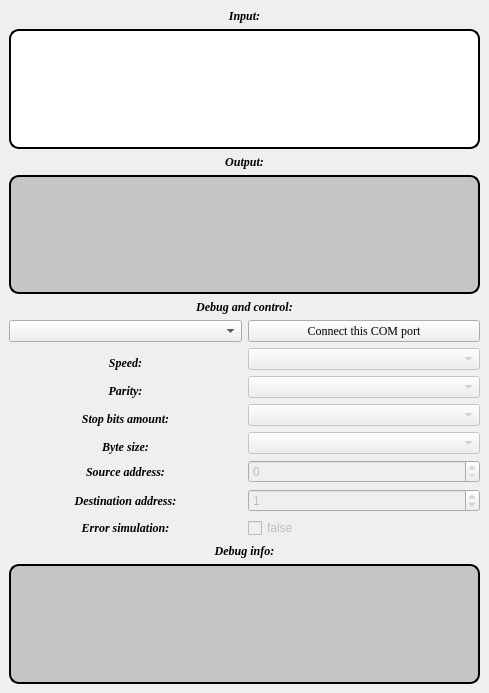
<?xml version="1.0" encoding="UTF-8"?>
<ui version="4.0">
 <class>MainWindow</class>
 <widget class="QMainWindow" name="MainWindow">
  <property name="geometry">
   <rect>
    <x>0</x>
    <y>0</y>
    <width>489</width>
    <height>693</height>
   </rect>
  </property>
  <property name="windowTitle">
   <string>MainWindow</string>
  </property>
  <widget class="QWidget" name="centralwidget">
   <layout class="QGridLayout" name="gridLayout_6">
    <item row="0" column="0">
     <widget class="QLabel" name="inputLabel">
      <property name="font">
       <font>
        <family>Times New Roman</family>
        <pointsize>9</pointsize>
        <weight>75</weight>
        <italic>true</italic>
        <bold>true</bold>
       </font>
      </property>
      <property name="text">
       <string>Input:</string>
      </property>
      <property name="alignment">
       <set>Qt::AlignCenter</set>
      </property>
     </widget>
    </item>
    <item row="1" column="0">
     <widget class="InputTextEdit" name="inputEdit">
      <property name="enabled">
       <bool>false</bool>
      </property>
      <property name="font">
       <font>
        <family>Times New Roman</family>
       </font>
      </property>
      <property name="mouseTracking">
       <bool>false</bool>
      </property>
      <property name="focusPolicy">
       <enum>Qt::StrongFocus</enum>
      </property>
      <property name="contextMenuPolicy">
       <enum>Qt::DefaultContextMenu</enum>
      </property>
      <property name="acceptDrops">
       <bool>false</bool>
      </property>
      <property name="styleSheet">
       <string notr="true">border: 2px solid;
border-radius:10px;
background-color: rgb(255, 255, 255);
</string>
      </property>
      <property name="textInteractionFlags">
       <set>Qt::TextEditorInteraction</set>
      </property>
     </widget>
    </item>
    <item row="2" column="0">
     <widget class="QLabel" name="outputLabel">
      <property name="font">
       <font>
        <family>Times New Roman</family>
        <pointsize>9</pointsize>
        <weight>75</weight>
        <italic>true</italic>
        <bold>true</bold>
       </font>
      </property>
      <property name="text">
       <string>Output:</string>
      </property>
      <property name="alignment">
       <set>Qt::AlignCenter</set>
      </property>
     </widget>
    </item>
    <item row="3" column="0">
     <widget class="QTextEdit" name="outputEdit">
      <property name="font">
       <font>
        <family>Times New Roman</family>
       </font>
      </property>
      <property name="autoFillBackground">
       <bool>false</bool>
      </property>
      <property name="styleSheet">
       <string notr="true">background-color : rgb(197, 197, 197);
border: 2px solid;
border-radius:10px;</string>
      </property>
      <property name="readOnly">
       <bool>true</bool>
      </property>
     </widget>
    </item>
    <item row="4" column="0">
     <layout class="QGridLayout" name="gridLayout_5">
      <item row="0" column="0" colspan="2">
       <widget class="QLabel" name="controlAndDebugLabel">
        <property name="font">
         <font>
          <family>Times New Roman</family>
          <pointsize>9</pointsize>
          <weight>75</weight>
          <italic>true</italic>
          <bold>true</bold>
         </font>
        </property>
        <property name="text">
         <string>Debug and control:</string>
        </property>
        <property name="alignment">
         <set>Qt::AlignCenter</set>
        </property>
       </widget>
      </item>
      <item row="2" column="0" colspan="2">
       <layout class="QGridLayout" name="gridLayout_2">
        <item row="0" column="0">
         <widget class="QLabel" name="parityLabel">
          <property name="font">
           <font>
            <family>Times New Roman</family>
            <pointsize>9</pointsize>
            <weight>75</weight>
            <italic>true</italic>
            <bold>true</bold>
           </font>
          </property>
          <property name="text">
           <string>Parity:</string>
          </property>
          <property name="alignment">
           <set>Qt::AlignBottom|Qt::AlignHCenter</set>
          </property>
         </widget>
        </item>
        <item row="0" column="1">
         <widget class="QComboBox" name="parityList">
          <property name="enabled">
           <bool>false</bool>
          </property>
         </widget>
        </item>
       </layout>
      </item>
      <item row="1" column="0" colspan="2">
       <layout class="QGridLayout" name="gridLayout">
        <item row="1" column="0">
         <widget class="QLabel" name="speedLabel">
          <property name="font">
           <font>
            <family>Times New Roman</family>
            <pointsize>9</pointsize>
            <weight>75</weight>
            <italic>true</italic>
            <bold>true</bold>
           </font>
          </property>
          <property name="text">
           <string>Speed:</string>
          </property>
          <property name="alignment">
           <set>Qt::AlignBottom|Qt::AlignHCenter</set>
          </property>
         </widget>
        </item>
        <item row="1" column="1">
         <widget class="QComboBox" name="speedList">
          <property name="enabled">
           <bool>false</bool>
          </property>
         </widget>
        </item>
        <item row="0" column="0">
         <widget class="QComboBox" name="availableComPortsList"/>
        </item>
        <item row="0" column="1">
         <widget class="QPushButton" name="selectComPortButton">
          <property name="font">
           <font>
            <family>Times New Roman</family>
            <pointsize>9</pointsize>
           </font>
          </property>
          <property name="styleSheet">
           <string notr="true"/>
          </property>
          <property name="text">
           <string>Connect this COM port</string>
          </property>
         </widget>
        </item>
       </layout>
      </item>
      <item row="4" column="0" colspan="2">
       <layout class="QGridLayout" name="gridLayout_4">
        <item row="0" column="1">
         <widget class="QComboBox" name="byteSizeList">
          <property name="enabled">
           <bool>false</bool>
          </property>
         </widget>
        </item>
        <item row="0" column="0">
         <widget class="QLabel" name="byteSizeLabel">
          <property name="font">
           <font>
            <family>Times New Roman</family>
            <pointsize>9</pointsize>
            <weight>75</weight>
            <italic>true</italic>
            <bold>true</bold>
           </font>
          </property>
          <property name="text">
           <string>Byte size:</string>
          </property>
          <property name="alignment">
           <set>Qt::AlignBottom|Qt::AlignHCenter</set>
          </property>
         </widget>
        </item>
        <item row="3" column="0">
         <widget class="QLabel" name="ErrorLabel">
          <property name="font">
           <font>
            <family>Times New Roman</family>
            <pointsize>9</pointsize>
            <weight>75</weight>
            <italic>true</italic>
            <bold>true</bold>
           </font>
          </property>
          <property name="text">
           <string>Error simulation:</string>
          </property>
          <property name="alignment">
           <set>Qt::AlignCenter</set>
          </property>
         </widget>
        </item>
        <item row="3" column="1">
         <widget class="QCheckBox" name="ErrorCheckBox">
          <property name="enabled">
           <bool>false</bool>
          </property>
          <property name="text">
           <string>false</string>
          </property>
         </widget>
        </item>
        <item row="1" column="0">
         <widget class="QLabel" name="sourceAddressLabel">
          <property name="font">
           <font>
            <family>Times New Roman</family>
            <pointsize>9</pointsize>
            <weight>75</weight>
            <italic>true</italic>
            <bold>true</bold>
           </font>
          </property>
          <property name="text">
           <string>Source address:</string>
          </property>
          <property name="alignment">
           <set>Qt::AlignCenter</set>
          </property>
         </widget>
        </item>
        <item row="2" column="0">
         <widget class="QLabel" name="destinationAddressLabel">
          <property name="font">
           <font>
            <family>Times New Roman</family>
            <pointsize>9</pointsize>
            <weight>75</weight>
            <italic>true</italic>
            <bold>true</bold>
           </font>
          </property>
          <property name="text">
           <string>Destination address:</string>
          </property>
          <property name="alignment">
           <set>Qt::AlignCenter</set>
          </property>
         </widget>
        </item>
        <item row="5" column="0" colspan="2">
         <widget class="QTextEdit" name="debugEdit">
          <property name="styleSheet">
           <string notr="true">border: 2px solid;
border-radius: 10px;
background-color:  rgb(197, 197, 197)
</string>
          </property>
          <property name="readOnly">
           <bool>true</bool>
          </property>
         </widget>
        </item>
        <item row="4" column="0" colspan="2">
         <widget class="QLabel" name="label_4">
          <property name="font">
           <font>
            <family>Times New Roman</family>
            <pointsize>9</pointsize>
            <weight>75</weight>
            <italic>true</italic>
            <bold>true</bold>
           </font>
          </property>
          <property name="text">
           <string>Debug info:</string>
          </property>
          <property name="alignment">
           <set>Qt::AlignCenter</set>
          </property>
         </widget>
        </item>
        <item row="1" column="1">
         <widget class="QSpinBox" name="sourceAddressValue">
          <property name="enabled">
           <bool>false</bool>
          </property>
          <property name="maximum">
           <number>255</number>
          </property>
         </widget>
        </item>
        <item row="2" column="1">
         <widget class="QSpinBox" name="destinationAddressValue">
          <property name="enabled">
           <bool>false</bool>
          </property>
          <property name="maximum">
           <number>255</number>
          </property>
          <property name="value">
           <number>1</number>
          </property>
         </widget>
        </item>
       </layout>
      </item>
      <item row="3" column="0" colspan="2">
       <layout class="QGridLayout" name="gridLayout_3">
        <item row="0" column="0">
         <widget class="QLabel" name="stopBitsLabel">
          <property name="font">
           <font>
            <family>Times New Roman</family>
            <pointsize>9</pointsize>
            <weight>75</weight>
            <italic>true</italic>
            <bold>true</bold>
           </font>
          </property>
          <property name="text">
           <string>Stop bits amount:</string>
          </property>
          <property name="alignment">
           <set>Qt::AlignBottom|Qt::AlignHCenter</set>
          </property>
         </widget>
        </item>
        <item row="0" column="1">
         <widget class="QComboBox" name="stopBitsList">
          <property name="enabled">
           <bool>false</bool>
          </property>
         </widget>
        </item>
       </layout>
      </item>
     </layout>
    </item>
   </layout>
  </widget>
 </widget>
 <customwidgets>
  <customwidget>
   <class>InputTextEdit</class>
   <extends>QTextEdit</extends>
   <header>InputTextEdit.h</header>
  </customwidget>
 </customwidgets>
 <resources/>
 <connections/>
</ui>
